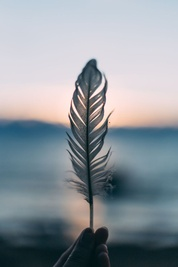
#> input picture images/Experiment_8/feather.jpg, 178 x 267 px, shrunk from 736 x 1104 before the run, found by its file name
$ jupyter execute IVP_Experiment_8.ipynb   (older library calls are emulated)
#> lines starting #> are read from the running program, lines starting #| are printed output that depends on the picture; after the words box and inside, x2 and y2 are one past the last pixel; in counts of white or black regions, pixels touching at a corner belong together
# Image and Video Processing Lab 8

### Import Libraries

[cell 1]
import cv2
import numpy as np
import matplotlib.pyplot as plt
from skimage.feature import hog
from skimage import exposure

[cell 2]
def show(title, img):
    plt.figure(figsize=(5,5))
    plt.imshow(img, cmap='gray')
    plt.title(title)
    plt.axis('off')

### Load Image

[cell 3]
img = cv2.imread('feather.jpg', cv2.IMREAD_GRAYSCALE)
#> img: shape (267, 178); min 8, max 254, mean 147.5
show("Original", img)

### Experiment #1: Edge Detection

#### Sobel Filter

[cell 4]
sobelx = cv2.Sobel(img, cv2.CV_64F, 1, 0, ksize=3)
sobely = cv2.Sobel(img, cv2.CV_64F, 0, 1, ksize=3)
sobel = np.sqrt(sobelx**2 + sobely**2)

show("Sobel", sobel)

#### Prewitt

[cell 5]
kernelx = np.array([[1,0,-1],[1,0,-1],[1,0,-1]])
kernely = np.array([[1,1,1],[0,0,0],[-1,-1,-1]])

prewittx = cv2.filter2D(img, -1, kernelx)
prewitty = cv2.filter2D(img, -1, kernely)
prewitt = np.sqrt(prewittx**2 + prewitty**2)
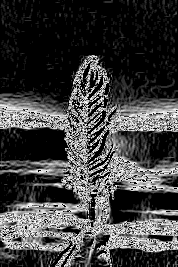
#> prewitt: shape (267, 178) float16; min 0, max 15.91, mean 3.98; drawn with min black and max white

show("Prewitt", prewitt)

#### Roberts

[cell 6]
kernelx = np.array([[1,0],[0,-1]])
kernely = np.array([[0,1],[-1,0]])

robertsx = cv2.filter2D(img, -1, kernelx)
robertsy = cv2.filter2D(img, -1, kernely)
roberts = np.sqrt(robertsx**2 + robertsy**2)
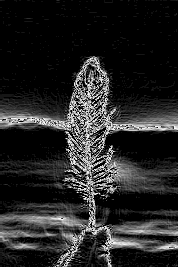
#> roberts: shape (267, 178) float16; min 0, max 15.91, mean 2.38; drawn with min black and max white

show("Roberts", roberts)

#### Scharr

[cell 7]
scharrx = cv2.Scharr(img, cv2.CV_64F, 1, 0)
scharry = cv2.Scharr(img, cv2.CV_64F, 0, 1)
scharr = np.sqrt(scharrx**2 + scharry**2)

show("Scharr", scharr)

#### DoG (Difference of Gaussian)

[cell 8]
blur1 = cv2.GaussianBlur(img, (5,5), 1)
blur2 = cv2.GaussianBlur(img, (9,9), 2)

dog = blur1 - blur2

show("DoG", dog)

#### LoG (Laplacian of Gaussian)

[cell 9]
blur = cv2.GaussianBlur(img, (5,5), 0)
log = cv2.Laplacian(blur, cv2.CV_64F)
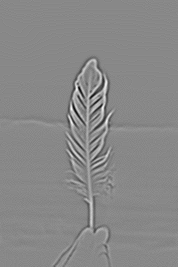
#> log: shape (267, 178) float64; min -69, max 60, mean 0; drawn with min black and max white

show("LoG", log)

#### Canny Edge Detection

[cell 10]
canny = cv2.Canny(img, 100, 200)
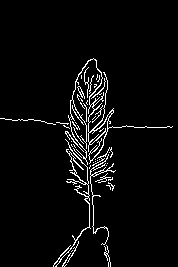
#> canny: shape (267, 178); 4.2% white in thin lines or dots, all inside (x1, y1, x2, y2) = (0, 58, 173, 267)

show("Canny", canny)

### Experiment #2: Line Detection

#### Hough Transform

[cell 11]
edges = cv2.Canny(img, 50, 150)
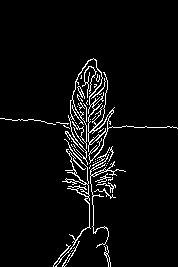
#> edges: shape (267, 178); 4.7% white in thin lines or dots, all inside (x1, y1, x2, y2) = (0, 58, 178, 267)
lines = cv2.HoughLinesP(
    edges,
    1,
    np.pi / 180,
    threshold=50,
    minLineLength=20,
    maxLineGap=20
)
#> lines = 15 rows, first 6: [83, 67, 89, 227], [85, 66, 93, 233], [107, 228, 109, 261], [104, 226, 105, 255], [82, 194, 89, 60], [87, 227, 107, 83]

img_color = cv2.cvtColor(img, cv2.COLOR_GRAY2BGR)

if lines is not None:
    for line in lines:
        x1, y1, x2, y2 = line[0]
        cv2.line(img_color, (x1, y1), (x2, y2), (0, 255, 0), 2)
#> this loop made 15 passes
#> (x1, y1, x2, y2) on passes 1 to 12: (83, 67, 89, 227), (85, 66, 93, 233), (107, 228, 109, 261), (104, 226, 105, 255), (82, 194, 89, 60), (87, 227, 107, 83), (5, 119, 177, 128), (105, 227, 108, 263), (95, 59, 105, 192), (73, 189, 81, 71), (0, 118, 40, 120), (87, 61, 99, 196)
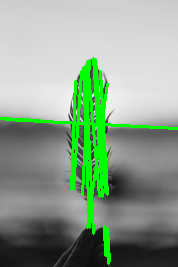
#> img_color: shape (267, 178, 3); mean B, G, R 138.6, 161, 138.6

show("Line Detection", img_color)

### Experiment #3: HOG Visualization

[cell 12]
features, hog_image = hog(img,
                          orientations=9,
                          pixels_per_cell=(8,8),
                          cells_per_block=(2,2),
                          visualize=True)

hog_image = exposure.rescale_intensity(hog_image, in_range=(0,10))

show("HOG Visualization", hog_image)

### Experiment #4: People Detection Using HoG

[cell 13]
hog = cv2.HOGDescriptor()
hog.setSVMDetector(cv2.HOGDescriptor_getDefaultPeopleDetector())

image_files = ['athletes.jpg', 'pedestrians.jpg', 'better_man.jpg']  # add as many as you want

for filename in image_files:
    img_color = cv2.imread(filename, cv2.IMREAD_COLOR)
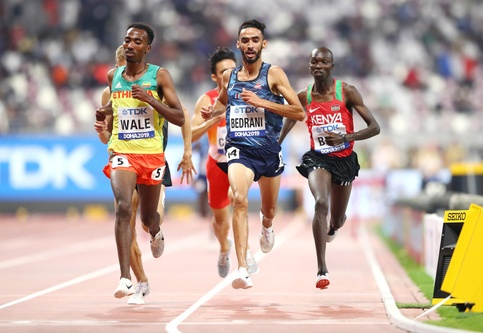
#> input picture images/Experiment_8/athletes.jpg, 483 x 333 px, shrunk from 2000 x 1381 before the run, found by its file name
#> img_color is the input picture: shape (333, 483, 3); mean B, G, R 154, 161.9, 178.2

    if img_color is None:
        print(f"Could not load {filename}, skipping.")
        continue

    gray = cv2.cvtColor(img_color, cv2.COLOR_BGR2GRAY)
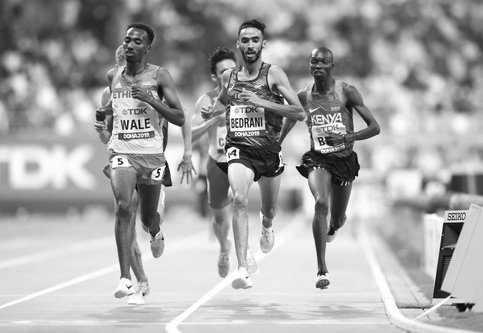
#> gray: shape (333, 483); min 2, max 255, mean 165.9

    boxes, weights = hog.detectMultiScale(
        gray,
        winStride=(4, 4),
        padding=(8, 8),
        scale=1.05
    )
#> boxes = [[185, 110, 103, 205], [84, 125, 99, 197], [331, 158, 77, 153], [275, 124, 93, 185]]; weights = [2.21, 1.66, 0.0467, 0.758]

    output = img_color.copy()
    for (x, y, w, h) in boxes:
        cv2.rectangle(output, (x, y), (x + w, y + h), (0, 255, 0), 2)
#> this loop made 4 passes
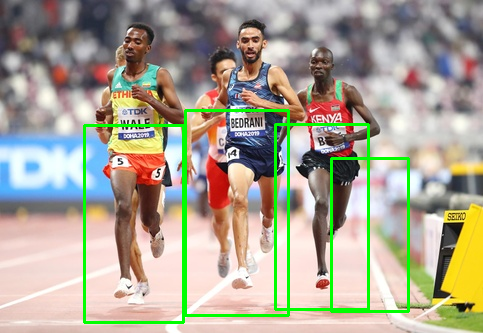
#> output: shape (333, 483, 3); 3.97% of pixels changed, all inside (x1, y1, x2, y2) = (83, 109, 410, 324)

    show(f"People Detection - {filename}", cv2.cvtColor(output, cv2.COLOR_BGR2RGB))
#> pass 2 of the loop `for filename in image_files:`:
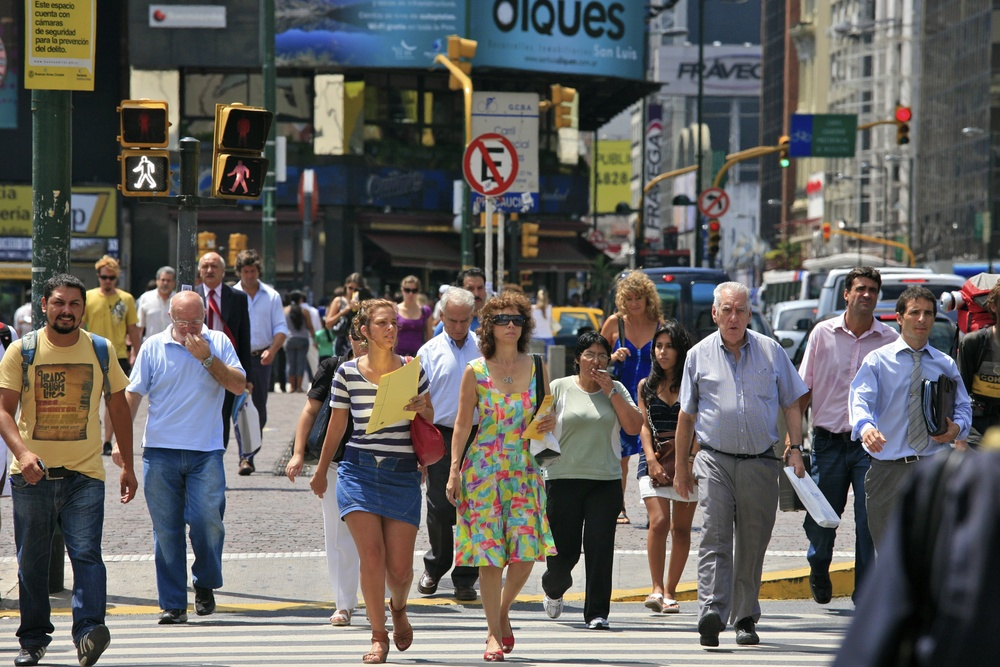
#> input picture images/Experiment_8/pedestrians.jpg, 1000 x 667 px, shrunk from 4141 x 2760 before the run, found by its file name
#> img_color is the input picture: shape (667, 1000, 3); mean B, G, R 95.2, 97.9, 99.9
#> `gray = cv2.cvtColor(img_color, cv2.COLOR_BGR2GRAY)`:
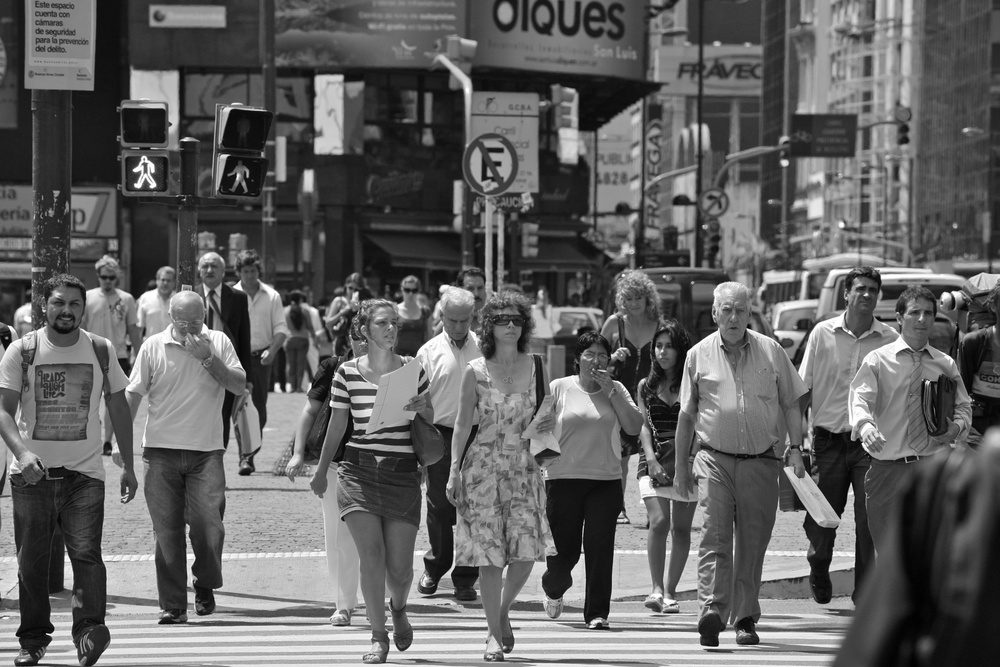
#> gray: shape (667, 1000); min 0, max 255, mean 98.2
#> boxes = [[505, 270, 73, 146], [261, 270, 75, 151], [456, 520, 76, 147], [774, 437, 96, 192], [301, 459, 99, 199], [495, 307, 186, 360], [87, 258, 205, 409]]; weights = [1.24, 3.13, 0.513, 0.627, 0.162, 1.28, 2.62]
#> the loop `for (x, y, w, h) in boxes:` made 7 passes
#> after the loop `for (x, y, w, h) in boxes:`:
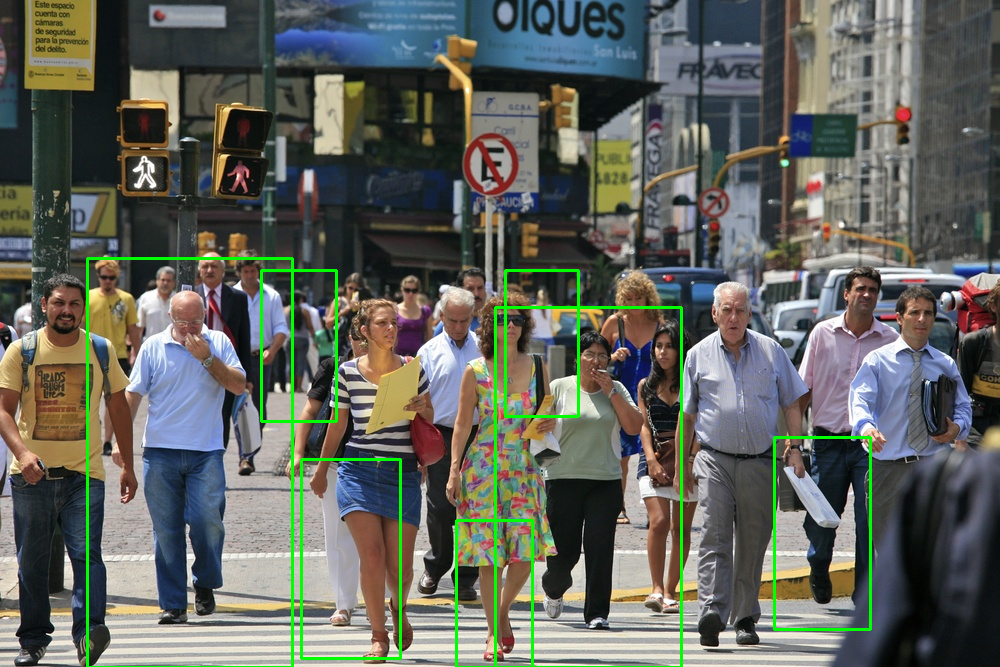
#> output: shape (667, 1000, 3); 2.01% of pixels changed, all inside (x1, y1, x2, y2) = (86, 257, 872, 667)
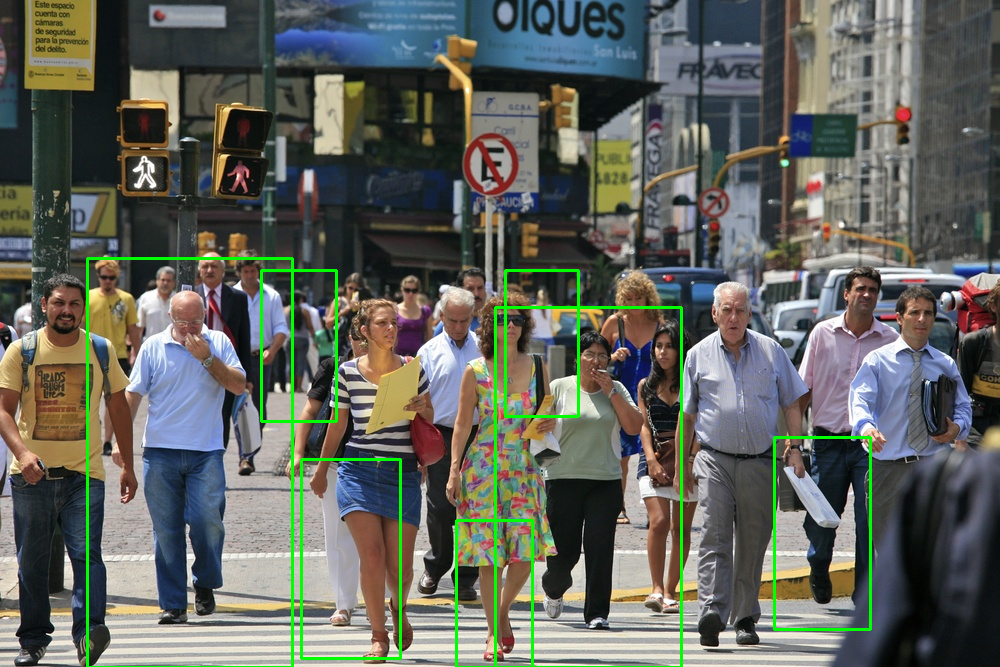
#> shown: shape (667, 1000, 3); mean R, G, B 97.5, 100.8, 93.2
